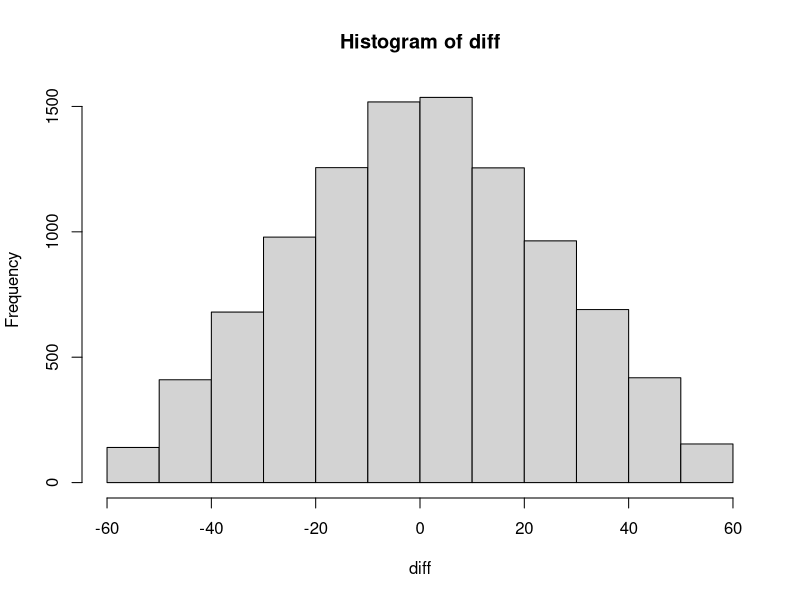
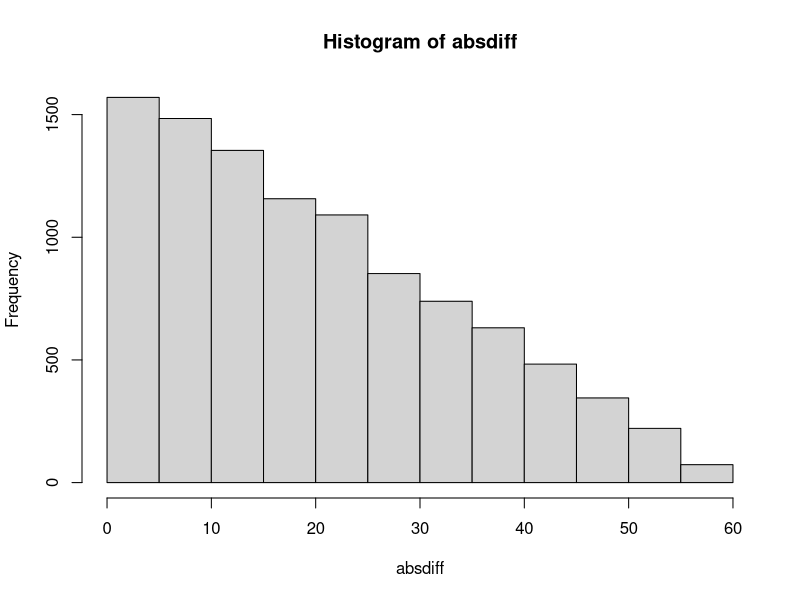
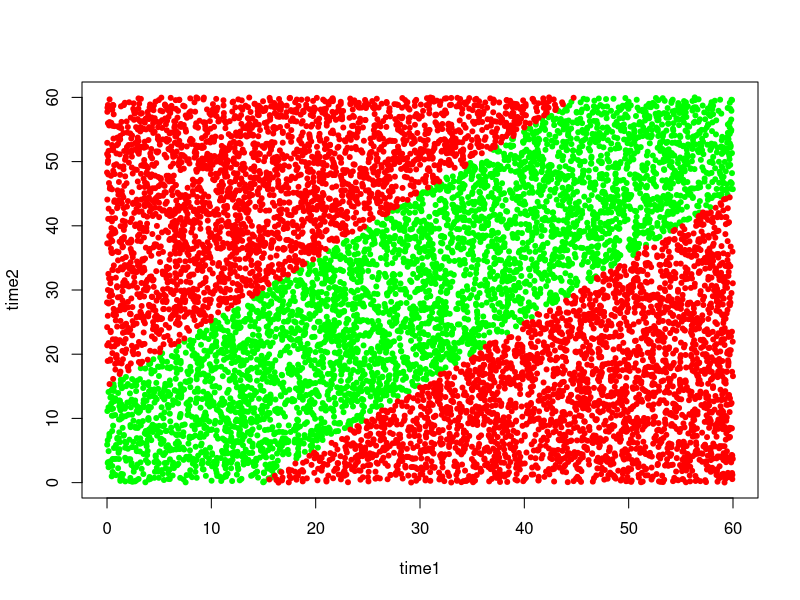
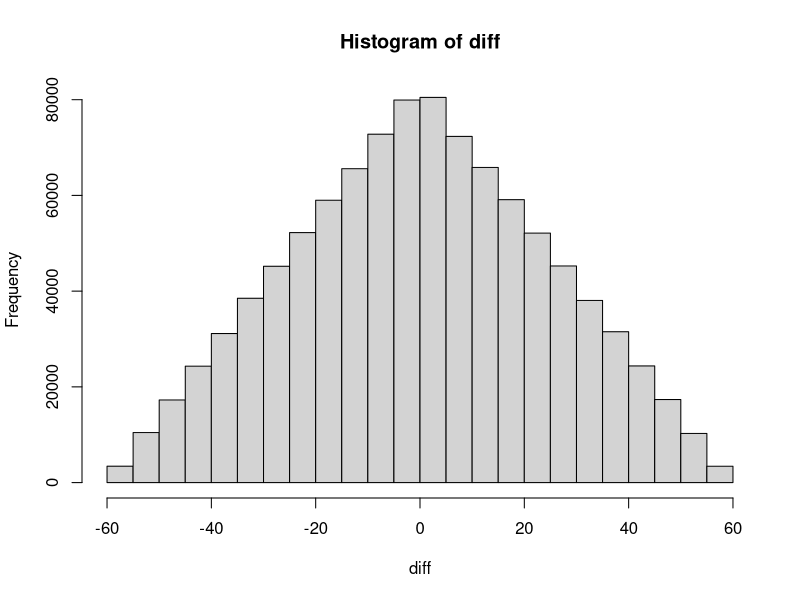
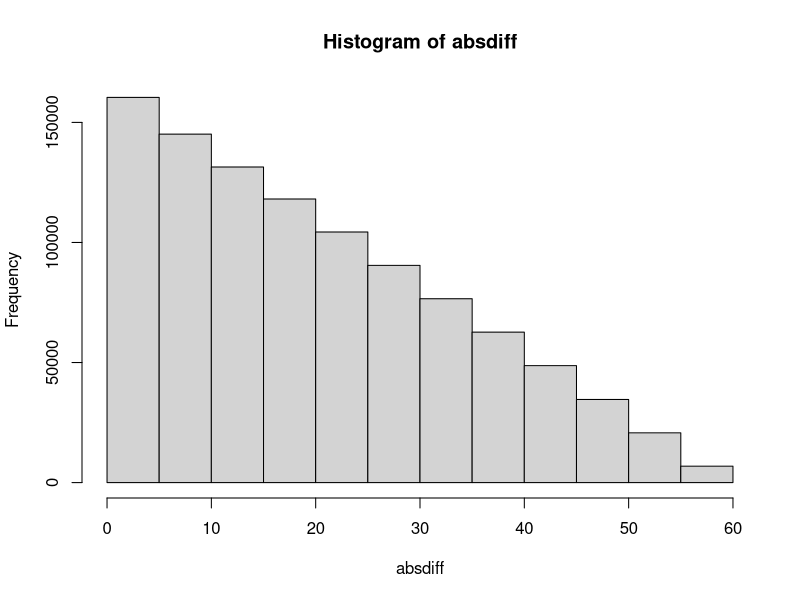
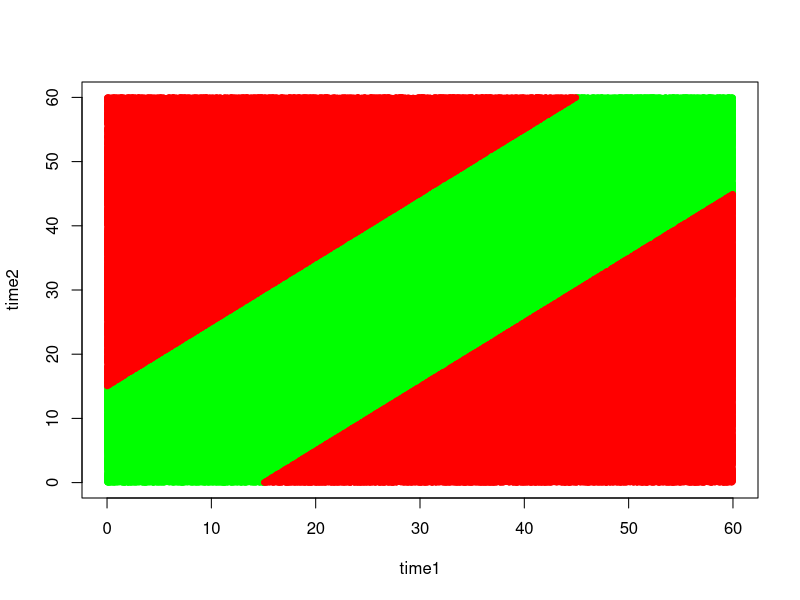

Here is the R script that generated these plots, in order: (Note: this script raises an error after producing the figures.)
## ---- chunk 1
knitr::opts_chunk$set(echo = TRUE)
## ---- chunk 2
# User must first enter values for number of repetitions (N) AND how long each person agrees to wait
N = 10000
wait = 15

# Generate random arrival times
time1 = runif(N, 0, 60)
time2 = runif(N, 0, 60)

# Calculate difference AND absolute difference in arrival times
diff = time1 - time2
absdiff = abs(diff)

# Produce graphs of these two variables
hist(diff)
hist(absdiff)

# Determine whether or not meeting occurs
meet = (absdiff < wait)



# Produce scatter plot of arrival times with different symbols for meet/don't meet

plot(time1, time2, type='n')
points(time1[meet=='TRUE'], time2[meet=='TRUE'], pch = 20, col="green")
points(time1[meet=='FALSE'], time2[meet=='FALSE'], pch = 20, col="red")


# Calculate approx probability
probmeet = sum(meet)/N
cat("Probability of meeting: ", probmeet)
## ---- chunk 3
# User must first enter values for number of repititions (N) AND how long each person agrees to wait
N = 1000000
wait = 15

# Generate random arrival times
time1 = runif(N, 0, 60)
time2 = runif(N, 0, 60)

# Calculate difference AND absolute difference in arrival times
diff = time1 - time2
absdiff = abs(diff)

# Produce graphs of these two variables
hist(diff)
hist(absdiff)

# Determine whether or not meeting occurs
meet = (absdiff < wait)



# Produce scatter plot of arrival times with different symbols for meet/don't meet

plot(time1, time2, type='n')
points(time1[meet=='TRUE'], time2[meet=='TRUE'], pch = 20, col="green")
points(time1[meet=='FALSE'], time2[meet=='FALSE'], pch = 20, col="red")


# Calculate approx probability
probmeet = sum(meet)/N
cat("Probability of meeting: ", probmeet)
## ---- chunk 4
probmeet <- function(m){
  return (1 - ((60-m)**2/60**2))
}

fun(15)
m = seq(0,60,1)
p = probmeet(m)
plot(m, p, type='l')
## ---- chunk 5
# User must first enter values for number of repititions (N) AND how long each person agrees to wait
N = 10000
wait = 50

# Generate random arrival times
time1 = runif(N, 0, 60)
time2 = runif(N, 0, 60)

# Calculate difference AND absolute difference in arrival times
diff = time1 - time2
absdiff = abs(diff)

# Produce graphs of these two variables
hist(diff)
hist(absdiff)

# Determine whether or not meeting occurs
meet = (absdiff < wait)



# Produce scatter plot of arrival times with different symbols for meet/don't meet

plot(time1, time2, type='n')
points(time1[meet=='TRUE'], time2[meet=='TRUE'], pch = 20, col="green")
points(time1[meet=='FALSE'], time2[meet=='FALSE'], pch = 20, col="red")


# Calculate approx probability
probmeet = sum(meet)/N
cat("Probability of meeting: ", probmeet)
## ---- chunk 6
getTime <- function(p){
  return (60*(1-sqrt(1-p)))
}

getTime(0.9)
## ---- chunk 7
# User must first enter values for number of repititions (N) AND how long each person agrees to wait
N = 1000000
mu = 30
sd = 10
wait = 15

# Generate random arrival times
time1 = rnorm(N, mu, sd)
time2 = rnorm(N, mu, sd)

# Calculate difference AND absolute difference in arrival times
diff = time1 - time2
diff = time1 - time2
cat("Probability of meeting: ", probmeet)
absdiff = abs(diff)

# Produce graphs of these two variables
hist(diff)
hist(absdiff)

# Determine whether or not meeting occurs
meet = (absdiff < wait)



# Produce scatter plot of arrival times with different symbols for meet/don't meet

plot(time1, time2, type='n')
points(time1[meet=='TRUE'], time2[meet=='TRUE'], pch = 20, col="green")
points(time1[meet=='FALSE'], time2[meet=='FALSE'], pch = 20, col="red")


# Calculate approx probability
probmeet = sum(meet)/N
cat("Probability of meeting: ", probmeet)
## ---- chunk 8
x <- -15
μ <- 0  # mean
σ <- sqrt(200)  # standard deviation

# Calculate z-score
z <- (x - μ) / σ

# CDF CALCULATIONS
Φ <- pnorm(z)  # also, percentile of 'x'

# PDF calculation
ϕ <- dnorm(z)

cat("z-score of", x, ": ", z, "\n")
cat("pdf : (f(x) = y val of bell curve at x) = ", ϕ, "\n")
cat("cdf : Pr( X <",x, ") =", Φ, "\n")     # probability below x
cat("1 - cdf: Pr(",x, " < X ) =", (1-Φ), "\n\n")   # probability above X

# Calculate percent of data above a value 'x'
## ---- chunk 9
x <- 15
μ <- 0  # mean
σ <- sqrt(200)  # standard deviation

# Calculate z-score
z <- (x - μ) / σ

# CDF CALCULATIONS
Φ <- pnorm(z)  # also, percentile of 'x'

# PDF calculation
ϕ <- dnorm(z)

cat("z-score of", x, ": ", z, "\n")
cat("pdf : (f(x) = y val of bell curve at x) = ", ϕ, "\n")
cat("cdf : Pr( X <",x, ") =", Φ, "\n")     # probability below x
cat("1 - cdf: Pr(",x, " < X ) =", (1-Φ), "\n\n")   # probability above X

# Calculate percent of data above a value 'x'
## ---- chunk 10
a <- -15  # lower
b <- 15  # upper

z_a <- (a - μ) / σ
z_b <- (b - μ) / σ

Φ_a <- pnorm(z_a)
Φ_b <- pnorm(z_b)

cat("Pr(",a,"< X <", b ,") :", Φ_b - Φ_a )
## ---- chunk 11

